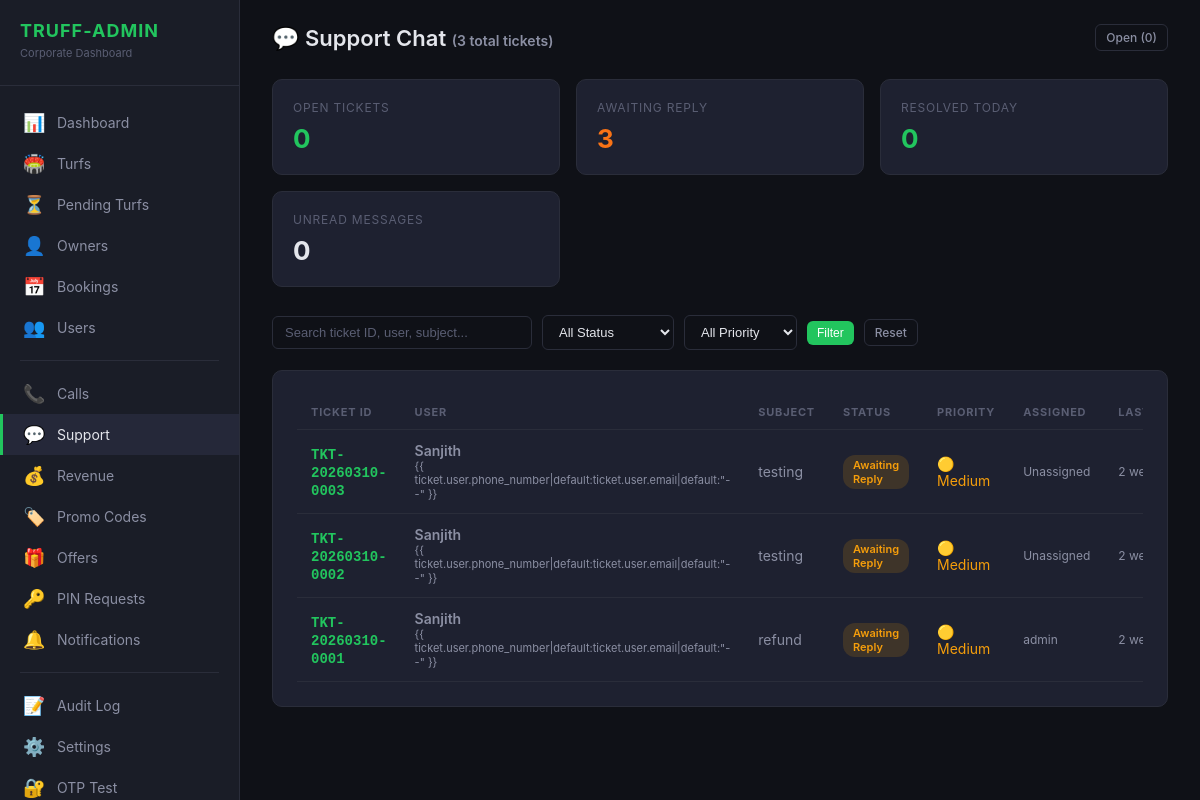
Page /truff-admin/support/ (signed in) on the committed database.
### support/models.py (models this page shows, shortened)
class SupportTicket(models.Model):
    STATUS_CHOICES = [
        ('open', 'Open'),
        ('awaiting_reply', 'Awaiting Reply'),
        ('resolved', 'Resolved'),
        ('closed', 'Closed'),
    ]
    PRIORITY_CHOICES = [
        ('low', 'Low'),
        ('medium', 'Medium'),
        ('high', 'High'),
        ('urgent', 'Urgent'),
    ]
    user = models.ForeignKey(
        User, on_delete=models.CASCADE, related_name='support_tickets',
    )
    ticket_id = models.CharField(max_length=25, unique=True, editable=False)
    subject = models.CharField(max_length=200)
    status = models.CharField(max_length=20, choices=STATUS_CHOICES, default='open')
    priority = models.CharField(max_length=20, choices=PRIORITY_CHOICES, default='medium')
    assigned_to = models.ForeignKey(
        User, null=True, blank=True,
        on_delete=models.SET_NULL, related_name='assigned_tickets',
    )
    created_at = models.DateTimeField(auto_now_add=True)
    updated_at = models.DateTimeField(auto_now=True)
    resolved_at = models.DateTimeField(null=True, blank=True)
    class Meta:
        ordering = ['-updated_at']
    @property
    def unread_for_admin(self):
        return self.messages.filter(is_read=False, sender__role='user').count()

### users/models.py (models this page shows, shortened)
class CustomUser(AbstractUser):
    class UserRole(models.TextChoices):
        USER = 'user', 'Normal User'
        TURF_OWNER = 'turf_owner', 'Turf Owner'
        PLATFORM_ADMIN = 'admin', 'Platform Admin'
    phone_number = models.CharField(max_length=15, blank=True, null=True)
    role = models.CharField(max_length=20, choices=UserRole.choices, default=UserRole.USER)
    profile_picture = models.ImageField(upload_to='profile_pictures/', blank=True, null=True)
    bio = models.TextField(blank=True, null=True)
    is_verified = models.BooleanField(default=True)  # Auto-verified: booking app
    is_phone_verified = models.BooleanField(default=False)
    referral_code = models.CharField(max_length=10, unique=True, null=True, blank=True)
    referred_by = models.ForeignKey(
        'self', null=True, blank=True, on_delete=models.SET_NULL, related_name='referrals'
    )
    referral_click_count = models.IntegerField(default=0)
    referral_install_count = models.IntegerField(default=0)
    referral_cashback_earned = models.DecimalField(max_digits=10, decimal_places=2, default=0)
    total_referrals = models.IntegerField(default=0)
    qualified_referrals = models.IntegerField(default=0)
    wallet_balance = models.DecimalField(max_digits=10, decimal_places=2, default=0)
    referred_by_owner = models.ForeignKey(
        'TurfOwner', null=True, blank=True, on_delete=models.SET_NULL,
        related_name='referred_users',
    )
    total_bookings = models.PositiveIntegerField(default=0)
    total_credits = models.PositiveIntegerField(default=0)
    used_credits = models.PositiveIntegerField(default=0)
    first_booking_completed = models.BooleanField(default=False)
    fcm_token = models.TextField(blank=True, null=True, help_text='Firebase Cloud Messaging device token')
    loyalty_tier = models.CharField(max_length=20, default='newbie')
    tier_updated_at = models.DateTimeField(auto_now=True)
    free_booking_counter = models.IntegerField(default=0)
    free_booking_available = models.BooleanField(default=False)
    birthday_credited_year = models.IntegerField(null=True, blank=True)
    date_of_birth = models.DateField(null=True, blank=True)
    created_at = models.DateTimeField(auto_now_add=True)
    updated_at = models.DateTimeField(auto_now=True)
    class Meta:
        ordering = ['-created_at']

### truff_admin_panel/views.py (the view, shortened to what this page needs)
# urls.py: path('support/', views.SupportDashboardView.as_view(), name='support'),
class SupportDashboardView(TruffAdminRequiredMixin, View):
    def get(self, request):
        from support.models import SupportTicket
        from django.utils import timezone as tz
        from datetime import timedelta
        qs = SupportTicket.objects.select_related('user', 'assigned_to').all()
        q = request.GET.get('q', '')
        status_filter = request.GET.get('status', '')
        if status_filter:
            qs = qs.filter(status=status_filter)
        priority_filter = request.GET.get('priority', '')
        if priority_filter:
            qs = qs.filter(priority=priority_filter)
        paginator = Paginator(qs, 25)
        page = paginator.get_page(request.GET.get('page', 1))
        today_start = tz.now().replace(hour=0, minute=0, second=0, microsecond=0)
        summary = {
            'open': SupportTicket.objects.filter(status='open').count(),
            'awaiting': SupportTicket.objects.filter(status='awaiting_reply').count(),
            'resolved_today': SupportTicket.objects.filter(
                status='resolved', resolved_at__gte=today_start
            ).count(),
            'total': SupportTicket.objects.count(),
            'unread': sum(t.unread_for_admin for t in SupportTicket.objects.filter(status__in=['open', 'awaiting_reply'])),
        }
        return render(request, 'truff_admin/support_dashboard.html', {
            'page': page,
            'search_query': q,
            'status_filter': status_filter,
            'priority_filter': priority_filter,
            'summary': summary,
        })

### truff_admin_panel/context_processors.py (called while the page is built)
def pending_turf_count(request):
    if not request.user.is_authenticated:
        return {}
    if not (request.user.is_staff or request.user.groups.filter(name='Truff Admin').exists()):
        return {}
    try:
        return {'pending_turf_count': Turf.objects.filter(status=TurfStatus.PENDING).count()}
    except Exception:
        return {'pending_turf_count': 0}

### truff_admin_panel/mixins.py (called while the page is built)
    def test_func(self):
        user = self.request.user
        if not user.is_authenticated:
            return False
        return user.is_staff or user.groups.filter(name='Truff Admin').exists()

### truff_admin_panel/templates/truff_admin/support_dashboard.html (shortened to what this page needs)
{% extends "truff_admin/base.html" %}
{% load truff_tags %}
{% block content %}
<div class="topbar">
    <h1>&#128172; Support Chat <small style="color:#8b8fa3;font-size:14px;">({{ summary.total }} total tickets)</small>
    </h1>
    <div class="topbar-actions">
        <a href="/truff-admin/support/?status=open" class="btn btn-outline btn-sm">Open ({{ summary.open }})</a>
    </div>
</div>
<div class="kpi-grid">
    <div class="kpi-card accent">
        <div class="kpi-label">Open Tickets</div>
        <div class="kpi-value">{{ summary.open }}</div>
    </div>
    <div class="kpi-card">
        <div class="kpi-label">Awaiting Reply</div>
        <div class="kpi-value" style="color:#f97316;">{{ summary.awaiting }}</div>
    </div>
    <div class="kpi-card">
        <div class="kpi-label">Resolved Today</div>
        <div class="kpi-value" style="color:#22c55e;">{{ summary.resolved_today }}</div>
    </div>
    <div class="kpi-card">
        <div class="kpi-label">Unread Messages</div>
        <div class="kpi-value" style="{% if summary.unread > 0 %}color:#ef4444;{% endif %}">{{ summary.unread }}</div>
    </div>
</div>
<div class="filter-bar">
    <form method="get" style="display:flex;gap:10px;flex-wrap:wrap;align-items:center;width:100%;">
        <input type="text" name="q" class="form-input" placeholder="Search ticket ID, user, subject..."
            value="{{ search_query }}" style="width:260px;">
        <select name="status" class="form-select">
            <option value="">All Status</option>
        </select>
        <select name="priority" class="form-select">
            <option value="">All Priority</option>
        </select>
        <button type="submit" class="btn btn-primary btn-sm">Filter</button>
        <a href="/truff-admin/support/" class="btn btn-outline btn-sm">Reset</a>
    </form>
</div>
<div class="panel">
    <div style="overflow-x:auto;">
        <table class="data-table" style="min-width:900px;">
            <thead>
                <tr>
                    <th>Ticket ID</th>
                    <th>User</th>
                    <th>Subject</th>
                    <th>Status</th>
                    <th>Priority</th>
                    <th>Assigned</th>
                    <th>Last Update</th>
                </tr>
            </thead>
            <tbody>
                {% for ticket in page %}
                <tr style="{% if ticket.unread_for_admin > 0 %}background:rgba(99,102,241,0.06);{% endif %}">
                    <td>
                        <a href="/truff-admin/support/{{ ticket.ticket_id }}/"
                            style="font-family:monospace;font-weight:600;">
                            {{ ticket.ticket_id }}
                        </a>
                    </td>
                    <td>
                        <div style="font-weight:600;">{{ ticket.user.get_full_name|default:ticket.user.username }}</div>
                        <div style="font-size:11px;color:#8b8fa3;">{{
                            ticket.user.phone_number|default:ticket.user.email|default:"--" }}</div>
                    </td>
                    <td style="max-width:250px;">{{ ticket.subject }}</td>
                    <td>
                        {% if ticket.status == "open" %}
                        <span class="badge badge-info">Open</span>
                        {% elif ticket.status == "awaiting_reply" %}
                        <span class="badge badge-warning">Awaiting Reply</span>
                        {% elif ticket.status == "resolved" %}
                        <span class="badge badge-success">Resolved</span>
                        {% else %}
                        <span class="badge badge-secondary">Closed</span>
                        {% endif %}
                    </td>
                    <td>
                        {% if ticket.priority == "urgent" %}
                        <span style="color:#ef4444;font-weight:700;">&#128308; Urgent</span>
                        {% elif ticket.priority == "high" %}
                        <span style="color:#f97316;font-weight:600;">&#128992; High</span>
                        {% elif ticket.priority == "medium" %}
                        <span style="color:#f59e0b;">&#128993; Medium</span>
                        {% else %}
                        <span style="color:#22c55e;">&#128994; Low</span>
                        {% endif %}
                    </td>
                    <td style="font-size:12px;">{{ ticket.assigned_to.username|default:"Unassigned" }}</td>
                    <td style="font-size:12px;color:#8b8fa3;white-space:nowrap;">{{ ticket.updated_at|timesince }} ago
                    </td>
                </tr>
                {% empty %}
                <tr>
                    <td colspan="8" style="text-align:center;color:#8b8fa3;padding:40px;">
                        &#128172; No support tickets found
                    </td>
                </tr>
                {% endfor %}
            </tbody>
        </table>
    </div>
</div>
{% endblock %}

### truff_admin_panel/static/truff_admin/css/style.css (style rules this page uses)
:root { --bg-primary: #0f1117; --bg-secondary: #1a1d27; --bg-card: #1e2130; --bg-hover: #252839; --border: #2a2d3a; --text-primary: #e4e6ec; --text-secondary: #8b8fa3; --text-muted: #5a5e73; --accent: #22c55e; --accent-hover: #16a34a; --accent-light: rgba(34, 197, 94, 0.12); --danger: #ef4444; --warning: #f59e0b; --info: #3b82f6; }
* { margin: 0; padding: 0; box-sizing: border-box; }
body { font-family: -apple-system, BlinkMacSystemFont, 'Segoe UI', Roboto, sans-serif; background: var(--bg-primary); color: var(--text-primary); min-height: 100vh; }
a { color: var(--accent); text-decoration: none; }
.topbar { display: flex; justify-content: space-between; align-items: center; margin-bottom: 28px; }
.topbar h1 { font-size: 22px; font-weight: 600; }
.topbar-actions { display: flex; gap: 12px; align-items: center; }
.kpi-grid { display: grid; grid-template-columns: repeat(auto-fill, minmax(220px, 1fr)); gap: 16px; margin-bottom: 28px; }
.kpi-card { background: var(--bg-card); border: 1px solid var(--border); border-radius: 10px; padding: 20px; transition: transform 0.15s; }
.kpi-label { font-size: 12px; color: var(--text-muted); text-transform: uppercase; letter-spacing: 0.8px; margin-bottom: 8px; }
.kpi-value { font-size: 26px; font-weight: 700; color: var(--text-primary); }
.kpi-card.accent .kpi-value { color: var(--accent); }
.panel { background: var(--bg-card); border: 1px solid var(--border); border-radius: 10px; padding: 24px; margin-bottom: 24px; }
.data-table { width: 100%; border-collapse: collapse; }
.data-table th { text-align: left; padding: 10px 14px; font-size: 11px; text-transform: uppercase; letter-spacing: 0.8px; color: var(--text-muted); border-bottom: 1px solid var(--border); }
.data-table td { padding: 12px 14px; font-size: 14px; border-bottom: 1px solid var(--border); color: var(--text-secondary); }
.badge { display: inline-block; padding: 3px 10px; border-radius: 12px; font-size: 11px; font-weight: 600; text-transform: capitalize; }
.badge-warning { background: rgba(245,158,11,0.15); color: #f59e0b; }
.btn { display: inline-flex; align-items: center; gap: 6px; padding: 8px 16px; border: none; border-radius: 6px; font-size: 13px; font-weight: 500; cursor: pointer; transition: all 0.15s; }
.btn-primary { background: var(--accent); color: #fff; }
.btn-outline { background: transparent; border: 1px solid var(--border); color: var(--text-secondary); }
.btn-sm { padding: 5px 10px; font-size: 12px; }
.form-input, .form-select { background: var(--bg-primary); border: 1px solid var(--border); color: var(--text-primary); padding: 8px 12px; border-radius: 6px; font-size: 13px; outline: none; }
.form-input::placeholder { color: var(--text-muted); }
.filter-bar { display: flex; gap: 10px; align-items: center; flex-wrap: wrap; margin-bottom: 20px; }

### rows in the picture
SupportTicket: ticket_id "TKT-20260310-0003", user.get_full_name "Sanjith", subject "testing", status "Awaiting Reply", priority "🟡 Medium", assigned_to.username "Unassigned", updated_at "2…"
SupportTicket: ticket_id "TKT-20260310-0002", user.get_full_name "Sanjith", subject "testing", status "Awaiting Reply", priority "🟡 Medium", assigned_to.username "Unassigned", updated_at "2…"
SupportTicket: ticket_id "TKT-20260310-0001", user.get_full_name "Sanjith", subject "refund", status "Awaiting Reply", priority "🟡 Medium", assigned_to.username "admin", updated_at "2…"

### other values in the picture
{{ summary.total }} "3"
{{ summary.open }} "0"
{{ summary.awaiting }} "3"
{{ summary.resolved_today }} "0"
{{ summary.unread }} "0"
